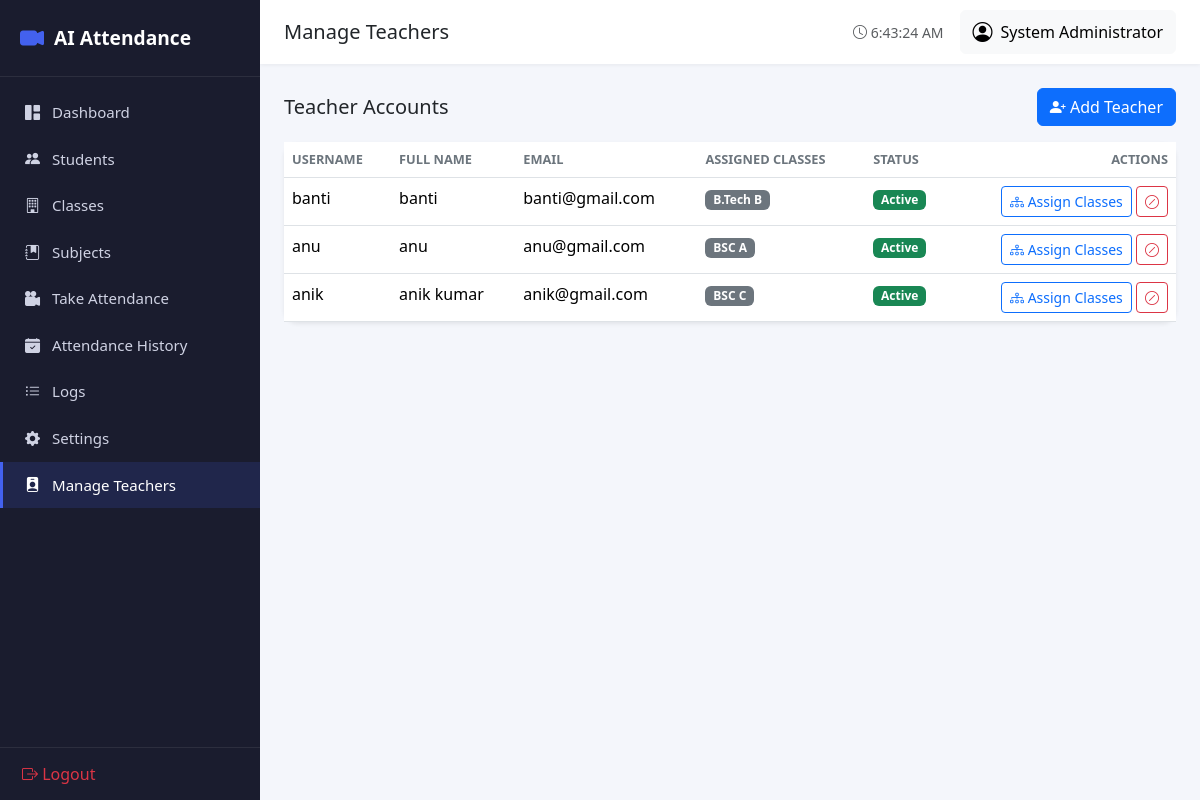
Page /teachers/ (signed in) on the committed database.
### models/admin.py (models this page shows, shortened)
class Admin(db.Model, TimestampMixin, SerializerMixin):
    __tablename__ = "admins"
    id: Mapped[int] = db.Column(db.Integer, primary_key=True, autoincrement=True)
    username = db.Column(db.String(80), unique=True, nullable=False, index=True)
    email = db.Column(db.String(120), unique=True, nullable=False, index=True)
    password_hash = db.Column(db.String(255), nullable=False)
    full_name = db.Column(db.String(120), nullable=False)
    role = db.Column(db.String(20), nullable=False, default=AdminRole.ADMIN)  # superadmin | admin | teacher
    is_active = db.Column(db.Boolean, default=True, nullable=False)
    last_login_at = db.Column(db.DateTime, nullable=True)
    failed_login_attempts = db.Column(db.Integer, default=0, nullable=False)
    locked_until = db.Column(db.DateTime, nullable=True)
    assigned_classes = db.relationship(
        "ClassRoom", secondary=teacher_class_assignments, backref="teachers"
    )
    def assigned_class_ids(self) -> list:
        return [c.id for c in self.assigned_classes]
    def is_locked(self) -> bool:
        if self.locked_until is None:
            return False
        return datetime.utcnow() < self.locked_until

### models/class_room.py (models this page shows, shortened)
class ClassRoom(db.Model, TimestampMixin, SerializerMixin):
    __tablename__ = "class_rooms"
    id = db.Column(db.Integer, primary_key=True, autoincrement=True)
    name = db.Column(db.String(100), nullable=False)          # e.g. "BSc Computer Science"
    section = db.Column(db.String(20), nullable=True)          # e.g. "A"
    academic_year = db.Column(db.String(20), nullable=True)    # e.g. "2025-2026"
    is_active = db.Column(db.Boolean, default=True, nullable=False)
    students = db.relationship("Student", back_populates="class_room", lazy="dynamic")
    subjects = db.relationship("Subject", back_populates="class_room", lazy="dynamic")

### routes/teacher_routes.py (the view)
@teacher_bp.route("/")
@superadmin_required
def list_teachers():
    teachers = teacher_controller.list_teachers()
    classes = class_controller.list_all()
    return render_template("admin/manage_teachers.html", teachers=teachers, classes=classes)

### controllers/class_controller.py (called while the page is built)
    def list_all(self, accessible_class_ids=None):
        classes = self.class_service.get_all()
        if accessible_class_ids is not None:
            classes = [c for c in classes if c.id in accessible_class_ids]
        return classes

### controllers/teacher_controller.py (called while the page is built)
    def list_teachers(self):
        return self.auth_service.list_teachers()

### services/auth_service.py (called while the page is built)
    def list_teachers(self):
        return Admin.query.filter_by(role=AdminRole.TEACHER).order_by(Admin.created_at.desc()).all()

### services/class_service.py (called while the page is built)
    def get_all(self, active_only: bool = False):
        stmt = ClassRoom.query
        if active_only:
            stmt = stmt.filter_by(is_active=True)
        return stmt.order_by(ClassRoom.name.asc()).all()

### templates/admin/manage_teachers.html (shortened to what this page needs)
{% extends "base.html" %}
{% block title %}Manage Teachers{% endblock %}
{% block content %}
<div class="d-flex justify-content-between align-items-center mb-3">
    <h5 class="mb-0">Teacher Accounts</h5>
    <button class="btn btn-primary" data-bs-toggle="modal" data-bs-target="#createTeacherModal">
        <i class="bi bi-person-plus-fill"></i> Add Teacher
    </button>
</div>
<div class="card shadow-sm">
    <div class="card-body p-0">
        <table class="table table-hover mb-0">
            <thead><tr><th>Username</th><th>Full Name</th><th>Email</th><th>Assigned Classes</th><th>Status</th><th class="text-end">Actions</th></tr></thead>
            <tbody>
                {% for t in teachers %}
                <tr>
                    <td>{{ t.username }}</td>
                    <td>{{ t.full_name }}</td>
                    <td>{{ t.email }}</td>
                    <td>
                        {% for c in t.assigned_classes %}
                        <span class="badge bg-secondary">{{ c.name }} {{ c.section or '' }}</span>
                        {% else %}
                        <span class="text-muted small">No classes assigned</span>
                        {% endfor %}
                    </td>
                    <td>
                        {% if t.is_locked() %}
                        <span class="badge bg-danger"><i class="bi bi-lock-fill"></i> Locked (24h)</span>
                        {% elif t.is_active %}
                        <span class="badge bg-success">Active</span>
                        {% else %}
                        <span class="badge bg-secondary">Deactivated</span>
                        {% endif %}
                    </td>
                    <td class="text-end">
                        <button class="btn btn-sm btn-outline-primary" data-bs-toggle="modal" data-bs-target="#assignModal{{ t.id }}">
                            <i class="bi bi-diagram-3"></i> Assign Classes
                        </button>
                        {% if t.is_active %}
                        <form action="{{ url_for('teacher.deactivate', admin_id=t.id) }}" method="POST" class="d-inline" onsubmit="return confirm('Deactivate this teacher account?');">
                            <button class="btn btn-sm btn-outline-danger"><i class="bi bi-slash-circle"></i></button>
                        </form>
                        {% endif %}
                    </td>
                </tr>
                {% else %}
                <tr><td colspan="6" class="text-center text-muted py-4">No teacher accounts created yet.</td></tr>
                {% endfor %}
            </tbody>
        </table>
    </div>
</div>
{% endblock %}

### static/css/style.css (style rules this page uses)
:root { --primary: #4361ee; --primary-dark: #3a56d4; --sidebar-width: 260px; --navbar-height: 64px; --bg-light: #f4f6fb; }
* { box-sizing: border-box; }
body { background-color: var(--bg-light); font-family: "Segoe UI", Roboto, -apple-system, sans-serif; margin: 0; }
.card { border: none; border-radius: 14px; }
.table thead th { font-size: 0.8rem; text-transform: uppercase; color: #6c757d; border-top: none; }

### rows in the picture
Admin: username "banti", full_name "banti", email "banti@gmail.com", is_active "Active"
ClassRoom: name "B.Tech", section "B"
Admin: username "anu", full_name "anu", email "anu@gmail.com", is_active "Active"
ClassRoom: name "BSC", section "A"
Admin: username "anik", full_name "anik kumar", email "anik@gmail.com", is_active "Active"
ClassRoom: name "BSC", section "C"

### other values in the picture
{{ session.get('full_name', 'Admin') }} "System Administrator"
